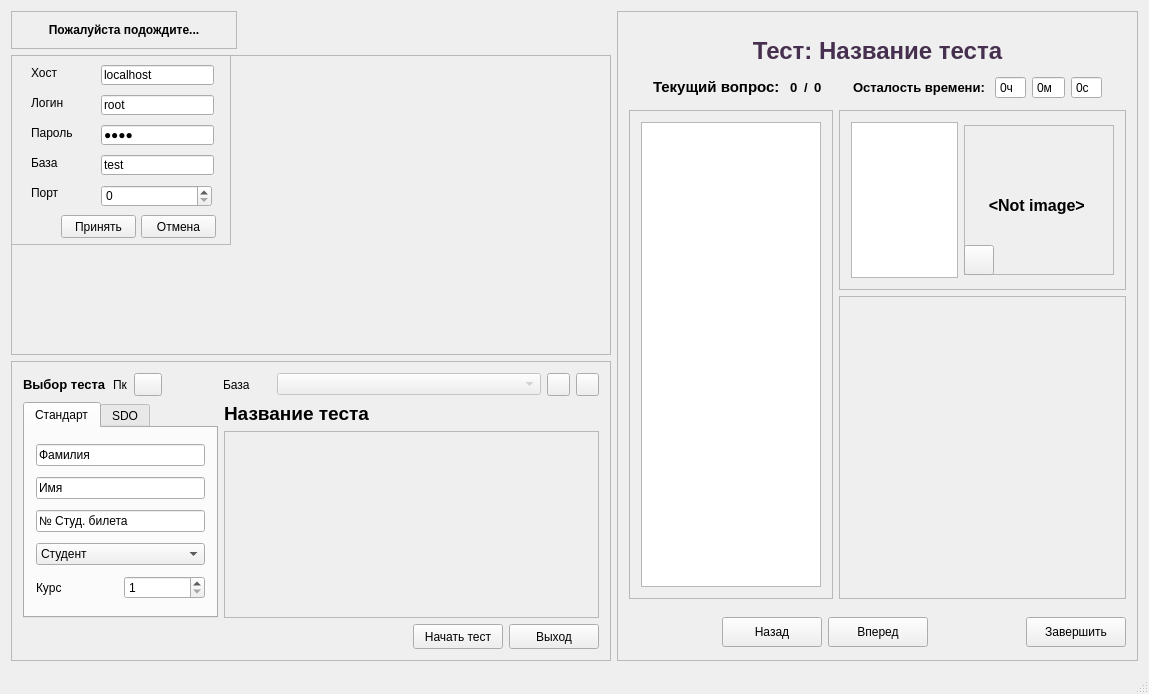
<?xml version="1.0" encoding="UTF-8"?>
<ui version="4.0">
 <class>MainWindow</class>
 <widget class="QMainWindow" name="MainWindow">
  <property name="geometry">
   <rect>
    <x>0</x>
    <y>0</y>
    <width>1149</width>
    <height>691</height>
   </rect>
  </property>
  <property name="windowTitle">
   <string>UneTesElets v0.8: Модуль тестирования</string>
  </property>
  <property name="styleSheet">
   <string notr="true"/>
  </property>
  <property name="toolButtonStyle">
   <enum>Qt::ToolButtonIconOnly</enum>
  </property>
  <property name="dockOptions">
   <set>QMainWindow::AllowTabbedDocks|QMainWindow::AnimatedDocks</set>
  </property>
  <widget class="QWidget" name="centralWidget">
   <layout class="QHBoxLayout" name="horizontalLayout">
    <item>
     <layout class="QVBoxLayout" name="verticalLayout_10">
      <item>
       <widget class="QFrame" name="frame_4">
        <property name="sizePolicy">
         <sizepolicy hsizetype="Preferred" vsizetype="Preferred">
          <horstretch>0</horstretch>
          <verstretch>0</verstretch>
         </sizepolicy>
        </property>
        <property name="maximumSize">
         <size>
          <width>226</width>
          <height>100</height>
         </size>
        </property>
        <property name="frameShape">
         <enum>QFrame::StyledPanel</enum>
        </property>
        <property name="frameShadow">
         <enum>QFrame::Raised</enum>
        </property>
        <layout class="QVBoxLayout" name="verticalLayout">
         <item>
          <widget class="QLabel" name="label_8">
           <property name="text">
            <string>&lt;html&gt;&lt;head/&gt;&lt;body&gt;&lt;p align=&quot;center&quot;&gt;&lt;span style=&quot; font-weight:600;&quot;&gt;Пожалуйста подождите...&lt;/span&gt;&lt;/p&gt;&lt;/body&gt;&lt;/html&gt;</string>
           </property>
          </widget>
         </item>
        </layout>
       </widget>
      </item>
      <item>
       <widget class="QFrame" name="frame_2">
        <property name="minimumSize">
         <size>
          <width>0</width>
          <height>300</height>
         </size>
        </property>
        <property name="frameShape">
         <enum>QFrame::StyledPanel</enum>
        </property>
        <property name="frameShadow">
         <enum>QFrame::Raised</enum>
        </property>
        <widget class="QFrame" name="frame_9">
         <property name="geometry">
          <rect>
           <x>0</x>
           <y>0</y>
           <width>220</width>
           <height>190</height>
          </rect>
         </property>
         <property name="minimumSize">
          <size>
           <width>220</width>
           <height>190</height>
          </size>
         </property>
         <property name="maximumSize">
          <size>
           <width>220</width>
           <height>190</height>
          </size>
         </property>
         <property name="frameShape">
          <enum>QFrame::StyledPanel</enum>
         </property>
         <property name="frameShadow">
          <enum>QFrame::Raised</enum>
         </property>
         <widget class="QLineEdit" name="lineEdit_3">
          <property name="geometry">
           <rect>
            <x>90</x>
            <y>10</y>
            <width>113</width>
            <height>20</height>
           </rect>
          </property>
          <property name="text">
           <string>localhost</string>
          </property>
         </widget>
         <widget class="QLineEdit" name="lineEdit_4">
          <property name="geometry">
           <rect>
            <x>90</x>
            <y>40</y>
            <width>113</width>
            <height>20</height>
           </rect>
          </property>
          <property name="text">
           <string>root</string>
          </property>
         </widget>
         <widget class="QLineEdit" name="lineEdit_5">
          <property name="geometry">
           <rect>
            <x>90</x>
            <y>70</y>
            <width>113</width>
            <height>20</height>
           </rect>
          </property>
          <property name="inputMask">
           <string/>
          </property>
          <property name="text">
           <string>pass</string>
          </property>
          <property name="echoMode">
           <enum>QLineEdit::Password</enum>
          </property>
         </widget>
         <widget class="QLineEdit" name="lineEdit_6">
          <property name="geometry">
           <rect>
            <x>90</x>
            <y>100</y>
            <width>113</width>
            <height>20</height>
           </rect>
          </property>
          <property name="text">
           <string>test</string>
          </property>
         </widget>
         <widget class="QLabel" name="label_12">
          <property name="geometry">
           <rect>
            <x>20</x>
            <y>10</y>
            <width>71</width>
            <height>16</height>
           </rect>
          </property>
          <property name="text">
           <string>Хост</string>
          </property>
         </widget>
         <widget class="QLabel" name="label_13">
          <property name="geometry">
           <rect>
            <x>20</x>
            <y>40</y>
            <width>71</width>
            <height>16</height>
           </rect>
          </property>
          <property name="text">
           <string>Логин</string>
          </property>
         </widget>
         <widget class="QLabel" name="label_14">
          <property name="geometry">
           <rect>
            <x>20</x>
            <y>70</y>
            <width>71</width>
            <height>16</height>
           </rect>
          </property>
          <property name="text">
           <string>Пароль</string>
          </property>
         </widget>
         <widget class="QLabel" name="label_15">
          <property name="geometry">
           <rect>
            <x>20</x>
            <y>100</y>
            <width>71</width>
            <height>16</height>
           </rect>
          </property>
          <property name="text">
           <string>База</string>
          </property>
         </widget>
         <widget class="QSpinBox" name="spinBox">
          <property name="geometry">
           <rect>
            <x>90</x>
            <y>130</y>
            <width>111</width>
            <height>22</height>
           </rect>
          </property>
          <property name="maximum">
           <number>9000</number>
          </property>
         </widget>
         <widget class="QLabel" name="label_16">
          <property name="geometry">
           <rect>
            <x>20</x>
            <y>130</y>
            <width>41</width>
            <height>16</height>
           </rect>
          </property>
          <property name="text">
           <string>Порт</string>
          </property>
         </widget>
         <widget class="QPushButton" name="pushButton_11">
          <property name="geometry">
           <rect>
            <x>50</x>
            <y>160</y>
            <width>75</width>
            <height>23</height>
           </rect>
          </property>
          <property name="text">
           <string>Принять</string>
          </property>
         </widget>
         <widget class="QPushButton" name="pushButton_35">
          <property name="geometry">
           <rect>
            <x>130</x>
            <y>160</y>
            <width>75</width>
            <height>23</height>
           </rect>
          </property>
          <property name="text">
           <string>Отмена</string>
          </property>
         </widget>
        </widget>
       </widget>
      </item>
      <item>
       <widget class="QFrame" name="frame">
        <property name="minimumSize">
         <size>
          <width>600</width>
          <height>300</height>
         </size>
        </property>
        <property name="maximumSize">
         <size>
          <width>600</width>
          <height>300</height>
         </size>
        </property>
        <property name="frameShape">
         <enum>QFrame::StyledPanel</enum>
        </property>
        <property name="frameShadow">
         <enum>QFrame::Raised</enum>
        </property>
        <layout class="QVBoxLayout" name="verticalLayout_9">
         <item>
          <layout class="QHBoxLayout" name="horizontalLayout_10">
           <item>
            <widget class="QLabel" name="label_11">
             <property name="minimumSize">
              <size>
               <width>0</width>
               <height>23</height>
              </size>
             </property>
             <property name="maximumSize">
              <size>
               <width>16777215</width>
               <height>23</height>
              </size>
             </property>
             <property name="text">
              <string>&lt;html&gt;&lt;head/&gt;&lt;body&gt;&lt;p&gt;&lt;span style=&quot; font-size:10pt; font-weight:600;&quot;&gt;Выбор теста&lt;/span&gt;&lt;/p&gt;&lt;/body&gt;&lt;/html&gt;</string>
             </property>
            </widget>
           </item>
           <item>
            <widget class="QLabel" name="label_19">
             <property name="minimumSize">
              <size>
               <width>0</width>
               <height>23</height>
              </size>
             </property>
             <property name="maximumSize">
              <size>
               <width>30</width>
               <height>23</height>
              </size>
             </property>
             <property name="text">
              <string>Пк</string>
             </property>
            </widget>
           </item>
           <item>
            <widget class="QPushButton" name="pushButton_10">
             <property name="minimumSize">
              <size>
               <width>28</width>
               <height>23</height>
              </size>
             </property>
             <property name="maximumSize">
              <size>
               <width>23</width>
               <height>23</height>
              </size>
             </property>
             <property name="styleSheet">
              <string notr="true">border-image: url(:/icons/99_diagona/file.png);</string>
             </property>
             <property name="text">
              <string/>
             </property>
            </widget>
           </item>
           <item>
            <spacer name="horizontalSpacer_7">
             <property name="orientation">
              <enum>Qt::Horizontal</enum>
             </property>
             <property name="sizeHint" stdset="0">
              <size>
               <width>40</width>
               <height>20</height>
              </size>
             </property>
            </spacer>
           </item>
           <item>
            <layout class="QHBoxLayout" name="horizontalLayout_9">
             <item>
              <widget class="QLabel" name="label_18">
               <property name="minimumSize">
                <size>
                 <width>48</width>
                 <height>23</height>
                </size>
               </property>
               <property name="maximumSize">
                <size>
                 <width>60</width>
                 <height>23</height>
                </size>
               </property>
               <property name="text">
                <string>База</string>
               </property>
              </widget>
             </item>
             <item>
              <widget class="QComboBox" name="comboBox">
               <property name="enabled">
                <bool>false</bool>
               </property>
               <property name="minimumSize">
                <size>
                 <width>264</width>
                 <height>22</height>
                </size>
               </property>
              </widget>
             </item>
             <item>
              <widget class="QPushButton" name="pushButton_7">
               <property name="minimumSize">
                <size>
                 <width>23</width>
                 <height>23</height>
                </size>
               </property>
               <property name="maximumSize">
                <size>
                 <width>23</width>
                 <height>23</height>
                </size>
               </property>
               <property name="styleSheet">
                <string notr="true">border-image: url(99_diagona/undo.png);</string>
               </property>
               <property name="text">
                <string/>
               </property>
              </widget>
             </item>
             <item>
              <widget class="QPushButton" name="pushButton_8">
               <property name="minimumSize">
                <size>
                 <width>23</width>
                 <height>23</height>
                </size>
               </property>
               <property name="maximumSize">
                <size>
                 <width>23</width>
                 <height>23</height>
                </size>
               </property>
               <property name="styleSheet">
                <string notr="true">border-image: url(99_diagona/gear.png);
</string>
               </property>
               <property name="text">
                <string/>
               </property>
              </widget>
             </item>
            </layout>
           </item>
          </layout>
         </item>
         <item>
          <layout class="QHBoxLayout" name="horizontalLayout_8">
           <item>
            <widget class="QTabWidget" name="tabWidget">
             <property name="minimumSize">
              <size>
               <width>158</width>
               <height>0</height>
              </size>
             </property>
             <property name="maximumSize">
              <size>
               <width>195</width>
               <height>16777215</height>
              </size>
             </property>
             <property name="currentIndex">
              <number>0</number>
             </property>
             <widget class="QWidget" name="tab">
              <attribute name="title">
               <string>Стандарт</string>
              </attribute>
              <layout class="QHBoxLayout" name="horizontalLayout_13">
               <item>
                <layout class="QVBoxLayout" name="verticalLayout_11">
                 <item>
                  <widget class="QLineEdit" name="lineEdit_7">
                   <property name="text">
                    <string>Фамилия</string>
                   </property>
                  </widget>
                 </item>
                 <item>
                  <widget class="QLineEdit" name="lineEdit_8">
                   <property name="text">
                    <string>Имя</string>
                   </property>
                  </widget>
                 </item>
                 <item>
                  <widget class="QLineEdit" name="lineEdit_9">
                   <property name="text">
                    <string>№ Студ. билета</string>
                   </property>
                  </widget>
                 </item>
                 <item>
                  <widget class="QComboBox" name="comboBox_2">
                   <item>
                    <property name="text">
                     <string>Студент</string>
                    </property>
                   </item>
                   <item>
                    <property name="text">
                     <string>Преподователь</string>
                    </property>
                   </item>
                  </widget>
                 </item>
                 <item>
                  <layout class="QHBoxLayout" name="horizontalLayout_12">
                   <item>
                    <widget class="QLabel" name="label_17">
                     <property name="text">
                      <string>Курс</string>
                     </property>
                    </widget>
                   </item>
                   <item>
                    <widget class="QSpinBox" name="spinBox_5">
                     <property name="minimumSize">
                      <size>
                       <width>0</width>
                       <height>23</height>
                      </size>
                     </property>
                     <property name="minimum">
                      <number>1</number>
                     </property>
                     <property name="maximum">
                      <number>5</number>
                     </property>
                    </widget>
                   </item>
                  </layout>
                 </item>
                </layout>
               </item>
              </layout>
             </widget>
             <widget class="QWidget" name="tab_2">
              <attribute name="title">
               <string>SDO</string>
              </attribute>
              <layout class="QHBoxLayout" name="horizontalLayout_14">
               <item>
                <layout class="QVBoxLayout" name="verticalLayout_3">
                 <item>
                  <widget class="QLabel" name="label_9">
                   <property name="text">
                    <string>Логин</string>
                   </property>
                  </widget>
                 </item>
                 <item>
                  <widget class="QLineEdit" name="lineEdit">
                   <property name="text">
                    <string>1304080016</string>
                   </property>
                  </widget>
                 </item>
                 <item>
                  <widget class="QLabel" name="label_10">
                   <property name="text">
                    <string>Пароль</string>
                   </property>
                  </widget>
                 </item>
                 <item>
                  <widget class="QLineEdit" name="lineEdit_2">
                   <property name="text">
                    <string>08.05.1994</string>
                   </property>
                   <property name="echoMode">
                    <enum>QLineEdit::Password</enum>
                   </property>
                  </widget>
                 </item>
                 <item>
                  <spacer name="verticalSpacer">
                   <property name="orientation">
                    <enum>Qt::Vertical</enum>
                   </property>
                   <property name="sizeHint" stdset="0">
                    <size>
                     <width>20</width>
                     <height>40</height>
                    </size>
                   </property>
                  </spacer>
                 </item>
                 <item>
                  <layout class="QHBoxLayout" name="horizontalLayout_7">
                   <item>
                    <widget class="QPushButton" name="pushButton_5">
                     <property name="minimumSize">
                      <size>
                       <width>90</width>
                       <height>25</height>
                      </size>
                     </property>
                     <property name="text">
                      <string>Вход</string>
                     </property>
                    </widget>
                   </item>
                  </layout>
                 </item>
                </layout>
               </item>
              </layout>
             </widget>
            </widget>
           </item>
           <item>
            <layout class="QVBoxLayout" name="verticalLayout_8">
             <item>
              <widget class="QLabel" name="label_20">
               <property name="text">
                <string>&lt;html&gt;&lt;head/&gt;&lt;body&gt;&lt;p&gt;&lt;span style=&quot; font-size:14pt; font-weight:600;&quot;&gt;Название теста&lt;/span&gt;&lt;/p&gt;&lt;/body&gt;&lt;/html&gt;</string>
               </property>
              </widget>
             </item>
             <item>
              <widget class="QTextBrowser" name="textBrowser">
               <property name="enabled">
                <bool>false</bool>
               </property>
               <property name="minimumSize">
                <size>
                 <width>176</width>
                 <height>0</height>
                </size>
               </property>
               <property name="readOnly">
                <bool>true</bool>
               </property>
              </widget>
             </item>
            </layout>
           </item>
          </layout>
         </item>
         <item>
          <layout class="QHBoxLayout" name="horizontalLayout_6">
           <item>
            <spacer name="horizontalSpacer_6">
             <property name="orientation">
              <enum>Qt::Horizontal</enum>
             </property>
             <property name="sizeHint" stdset="0">
              <size>
               <width>40</width>
               <height>20</height>
              </size>
             </property>
            </spacer>
           </item>
           <item>
            <widget class="QPushButton" name="pushButton_4">
             <property name="minimumSize">
              <size>
               <width>90</width>
               <height>25</height>
              </size>
             </property>
             <property name="text">
              <string>Начать тест</string>
             </property>
            </widget>
           </item>
           <item>
            <widget class="QPushButton" name="pushButton_6">
             <property name="minimumSize">
              <size>
               <width>90</width>
               <height>25</height>
              </size>
             </property>
             <property name="text">
              <string>Выход</string>
             </property>
            </widget>
           </item>
          </layout>
         </item>
        </layout>
       </widget>
      </item>
     </layout>
    </item>
    <item>
     <widget class="QFrame" name="frame_3">
      <property name="maximumSize">
       <size>
        <width>800</width>
        <height>16777215</height>
       </size>
      </property>
      <property name="styleSheet">
       <string notr="true"/>
      </property>
      <property name="frameShape">
       <enum>QFrame::StyledPanel</enum>
      </property>
      <property name="frameShadow">
       <enum>QFrame::Raised</enum>
      </property>
      <layout class="QVBoxLayout" name="verticalLayout_2">
       <item>
        <widget class="QLabel" name="label">
         <property name="text">
          <string>&lt;html&gt;&lt;head/&gt;&lt;body&gt;&lt;p align=&quot;center&quot;&gt;&lt;br/&gt;&lt;span style=&quot; font-size:18pt; font-weight:600; color:#47304f;&quot;&gt;Тест: Название теста&lt;/span&gt;&lt;/p&gt;&lt;/body&gt;&lt;/html&gt;</string>
         </property>
        </widget>
       </item>
       <item>
        <layout class="QHBoxLayout" name="horizontalLayout_3">
         <property name="topMargin">
          <number>5</number>
         </property>
         <property name="bottomMargin">
          <number>5</number>
         </property>
         <item>
          <spacer name="horizontalSpacer_3">
           <property name="orientation">
            <enum>Qt::Horizontal</enum>
           </property>
           <property name="sizeHint" stdset="0">
            <size>
             <width>40</width>
             <height>20</height>
            </size>
           </property>
          </spacer>
         </item>
         <item>
          <widget class="QLabel" name="label_3">
           <property name="text">
            <string>&lt;html&gt;&lt;head/&gt;&lt;body&gt;&lt;p&gt;&lt;span style=&quot; font-size:11pt; font-weight:600;&quot;&gt;Текущий вопрос: &lt;/span&gt;&lt;/p&gt;&lt;/body&gt;&lt;/html&gt;</string>
           </property>
           <property name="textFormat">
            <enum>Qt::RichText</enum>
           </property>
          </widget>
         </item>
         <item>
          <widget class="QLabel" name="label_4">
           <property name="text">
            <string>&lt;html&gt;&lt;head/&gt;&lt;body&gt;&lt;p&gt;&lt;span style=&quot; font-size:10pt; font-weight:600;&quot;&gt;0&lt;/span&gt;&lt;/p&gt;&lt;/body&gt;&lt;/html&gt;</string>
           </property>
           <property name="textFormat">
            <enum>Qt::RichText</enum>
           </property>
          </widget>
         </item>
         <item>
          <widget class="QLabel" name="label_5">
           <property name="text">
            <string>&lt;html&gt;&lt;head/&gt;&lt;body&gt;&lt;p&gt;&lt;span style=&quot; font-size:10pt; font-weight:600;&quot;&gt;/&lt;/span&gt;&lt;/p&gt;&lt;/body&gt;&lt;/html&gt;</string>
           </property>
          </widget>
         </item>
         <item>
          <widget class="QLabel" name="label_6">
           <property name="text">
            <string>&lt;html&gt;&lt;head/&gt;&lt;body&gt;&lt;p&gt;&lt;span style=&quot; font-size:10pt; font-weight:600;&quot;&gt;0&lt;/span&gt;&lt;/p&gt;&lt;/body&gt;&lt;/html&gt;</string>
           </property>
          </widget>
         </item>
         <item>
          <spacer name="horizontalSpacer_2">
           <property name="orientation">
            <enum>Qt::Horizontal</enum>
           </property>
           <property name="sizeHint" stdset="0">
            <size>
             <width>40</width>
             <height>20</height>
            </size>
           </property>
          </spacer>
         </item>
         <item>
          <widget class="QLabel" name="label_7">
           <property name="text">
            <string>&lt;html&gt;&lt;head/&gt;&lt;body&gt;&lt;p&gt;&lt;span style=&quot; font-size:10pt; font-weight:600;&quot;&gt;Осталость времени:  &lt;/span&gt;&lt;/p&gt;&lt;/body&gt;&lt;/html&gt;</string>
           </property>
          </widget>
         </item>
         <item>
          <widget class="QSpinBox" name="spinBox_4">
           <property name="maximumSize">
            <size>
             <width>35</width>
             <height>16777215</height>
            </size>
           </property>
           <property name="buttonSymbols">
            <enum>QAbstractSpinBox::NoButtons</enum>
           </property>
           <property name="keyboardTracking">
            <bool>true</bool>
           </property>
           <property name="suffix">
            <string>ч</string>
           </property>
           <property name="maximum">
            <number>60</number>
           </property>
           <property name="value">
            <number>0</number>
           </property>
          </widget>
         </item>
         <item>
          <widget class="QSpinBox" name="spinBox_2">
           <property name="maximumSize">
            <size>
             <width>35</width>
             <height>16777215</height>
            </size>
           </property>
           <property name="buttonSymbols">
            <enum>QAbstractSpinBox::NoButtons</enum>
           </property>
           <property name="keyboardTracking">
            <bool>true</bool>
           </property>
           <property name="suffix">
            <string>м</string>
           </property>
           <property name="maximum">
            <number>60</number>
           </property>
           <property name="value">
            <number>0</number>
           </property>
          </widget>
         </item>
         <item>
          <widget class="QSpinBox" name="spinBox_3">
           <property name="maximumSize">
            <size>
             <width>35</width>
             <height>16777215</height>
            </size>
           </property>
           <property name="buttonSymbols">
            <enum>QAbstractSpinBox::NoButtons</enum>
           </property>
           <property name="keyboardTracking">
            <bool>true</bool>
           </property>
           <property name="suffix">
            <string>с</string>
           </property>
           <property name="maximum">
            <number>60</number>
           </property>
           <property name="value">
            <number>0</number>
           </property>
          </widget>
         </item>
         <item>
          <spacer name="horizontalSpacer">
           <property name="orientation">
            <enum>Qt::Horizontal</enum>
           </property>
           <property name="sizeHint" stdset="0">
            <size>
             <width>40</width>
             <height>20</height>
            </size>
           </property>
          </spacer>
         </item>
        </layout>
       </item>
       <item>
        <layout class="QHBoxLayout" name="horizontalLayout_2">
         <item>
          <widget class="QFrame" name="frame_10">
           <property name="maximumSize">
            <size>
             <width>250</width>
             <height>16777215</height>
            </size>
           </property>
           <property name="sizeIncrement">
            <size>
             <width>0</width>
             <height>0</height>
            </size>
           </property>
           <property name="contextMenuPolicy">
            <enum>Qt::DefaultContextMenu</enum>
           </property>
           <property name="autoFillBackground">
            <bool>false</bool>
           </property>
           <property name="styleSheet">
            <string notr="true"/>
           </property>
           <property name="frameShape">
            <enum>QFrame::StyledPanel</enum>
           </property>
           <property name="frameShadow">
            <enum>QFrame::Raised</enum>
           </property>
           <layout class="QVBoxLayout" name="verticalLayout_7">
            <item>
             <widget class="QListWidget" name="listWidget">
              <property name="minimumSize">
               <size>
                <width>180</width>
                <height>0</height>
               </size>
              </property>
              <property name="maximumSize">
               <size>
                <width>250</width>
                <height>16777215</height>
               </size>
              </property>
              <property name="uniformItemSizes">
               <bool>false</bool>
              </property>
             </widget>
            </item>
           </layout>
          </widget>
         </item>
         <item>
          <layout class="QVBoxLayout" name="verticalLayout_6">
           <item>
            <widget class="QFrame" name="frame_5">
             <property name="maximumSize">
              <size>
               <width>16777215</width>
               <height>180</height>
              </size>
             </property>
             <property name="styleSheet">
              <string notr="true"/>
             </property>
             <property name="frameShape">
              <enum>QFrame::StyledPanel</enum>
             </property>
             <property name="frameShadow">
              <enum>QFrame::Raised</enum>
             </property>
             <layout class="QHBoxLayout" name="horizontalLayout_4">
              <item>
               <widget class="QTextBrowser" name="textBrowser_2">
                <property name="readOnly">
                 <bool>true</bool>
                </property>
               </widget>
              </item>
              <item>
               <widget class="QFrame" name="frame_7">
                <property name="minimumSize">
                 <size>
                  <width>150</width>
                  <height>150</height>
                 </size>
                </property>
                <property name="maximumSize">
                 <size>
                  <width>150</width>
                  <height>150</height>
                 </size>
                </property>
                <property name="styleSheet">
                 <string notr="true">margin: 0px;</string>
                </property>
                <property name="frameShape">
                 <enum>QFrame::StyledPanel</enum>
                </property>
                <property name="frameShadow">
                 <enum>QFrame::Raised</enum>
                </property>
                <widget class="QLabel" name="label_2">
                 <property name="geometry">
                  <rect>
                   <x>0</x>
                   <y>0</y>
                   <width>150</width>
                   <height>150</height>
                  </rect>
                 </property>
                 <property name="minimumSize">
                  <size>
                   <width>150</width>
                   <height>150</height>
                  </size>
                 </property>
                 <property name="maximumSize">
                  <size>
                   <width>150</width>
                   <height>150</height>
                  </size>
                 </property>
                 <property name="styleSheet">
                  <string notr="true">margin: 0px;</string>
                 </property>
                 <property name="text">
                  <string>&lt;html&gt;&lt;head/&gt;&lt;body&gt;&lt;p align=&quot;center&quot;&gt;&lt;span style=&quot; font-size:xx-large; font-weight:600; vertical-align:sub;&quot;&gt;&amp;lt;Not image&amp;gt; &lt;/span&gt;&lt;/p&gt;&lt;/body&gt;&lt;/html&gt;</string>
                 </property>
                 <property name="scaledContents">
                  <bool>true</bool>
                 </property>
                </widget>
                <widget class="QPushButton" name="pushButton_9">
                 <property name="geometry">
                  <rect>
                   <x>0</x>
                   <y>120</y>
                   <width>30</width>
                   <height>30</height>
                  </rect>
                 </property>
                 <property name="minimumSize">
                  <size>
                   <width>30</width>
                   <height>30</height>
                  </size>
                 </property>
                 <property name="maximumSize">
                  <size>
                   <width>30</width>
                   <height>30</height>
                  </size>
                 </property>
                 <property name="styleSheet">
                  <string notr="true">border-image: url(:/icons/99_diagona/zoom.png);</string>
                 </property>
                 <property name="text">
                  <string/>
                 </property>
                </widget>
               </widget>
              </item>
             </layout>
            </widget>
           </item>
           <item>
            <widget class="QScrollArea" name="scrollArea">
             <property name="maximumSize">
              <size>
               <width>16777215</width>
               <height>16777215</height>
              </size>
             </property>
             <property name="styleSheet">
              <string notr="true"/>
             </property>
             <property name="widgetResizable">
              <bool>true</bool>
             </property>
             <widget class="QWidget" name="scrollAreaWidgetContents">
              <property name="geometry">
               <rect>
                <x>0</x>
                <y>0</y>
                <width>291</width>
                <height>307</height>
               </rect>
              </property>
              <layout class="QVBoxLayout" name="verticalLayout_5">
               <item>
                <layout class="QVBoxLayout" name="verticalLayout_4">
                 <property name="sizeConstraint">
                  <enum>QLayout::SetMaximumSize</enum>
                 </property>
                </layout>
               </item>
              </layout>
             </widget>
            </widget>
           </item>
          </layout>
         </item>
        </layout>
       </item>
       <item>
        <layout class="QHBoxLayout" name="horizontalLayout_5">
         <property name="topMargin">
          <number>12</number>
         </property>
         <property name="bottomMargin">
          <number>2</number>
         </property>
         <item>
          <spacer name="horizontalSpacer_4">
           <property name="orientation">
            <enum>Qt::Horizontal</enum>
           </property>
           <property name="sizeHint" stdset="0">
            <size>
             <width>40</width>
             <height>20</height>
            </size>
           </property>
          </spacer>
         </item>
         <item>
          <widget class="QPushButton" name="pushButton">
           <property name="minimumSize">
            <size>
             <width>100</width>
             <height>30</height>
            </size>
           </property>
           <property name="text">
            <string>Назад</string>
           </property>
          </widget>
         </item>
         <item>
          <widget class="QPushButton" name="pushButton_2">
           <property name="minimumSize">
            <size>
             <width>100</width>
             <height>30</height>
            </size>
           </property>
           <property name="text">
            <string>Вперед</string>
           </property>
          </widget>
         </item>
         <item>
          <spacer name="horizontalSpacer_5">
           <property name="orientation">
            <enum>Qt::Horizontal</enum>
           </property>
           <property name="sizeHint" stdset="0">
            <size>
             <width>40</width>
             <height>20</height>
            </size>
           </property>
          </spacer>
         </item>
         <item>
          <widget class="QPushButton" name="pushButton_3">
           <property name="minimumSize">
            <size>
             <width>100</width>
             <height>30</height>
            </size>
           </property>
           <property name="text">
            <string>Завершить</string>
           </property>
          </widget>
         </item>
        </layout>
       </item>
      </layout>
     </widget>
    </item>
   </layout>
  </widget>
  <widget class="QStatusBar" name="statusBar">
   <property name="sizeGripEnabled">
    <bool>true</bool>
   </property>
  </widget>
  <action name="action">
   <property name="text">
    <string>Выход</string>
   </property>
  </action>
  <action name="action_2">
   <property name="text">
    <string>РАСКИДКА ПО ФОРМЕ</string>
   </property>
  </action>
 </widget>
 <layoutdefault spacing="6" margin="11"/>
 <tabstops>
  <tabstop>listWidget</tabstop>
  <tabstop>pushButton_9</tabstop>
  <tabstop>scrollArea</tabstop>
 </tabstops>
 <resources/>
 <connections/>
</ui>
